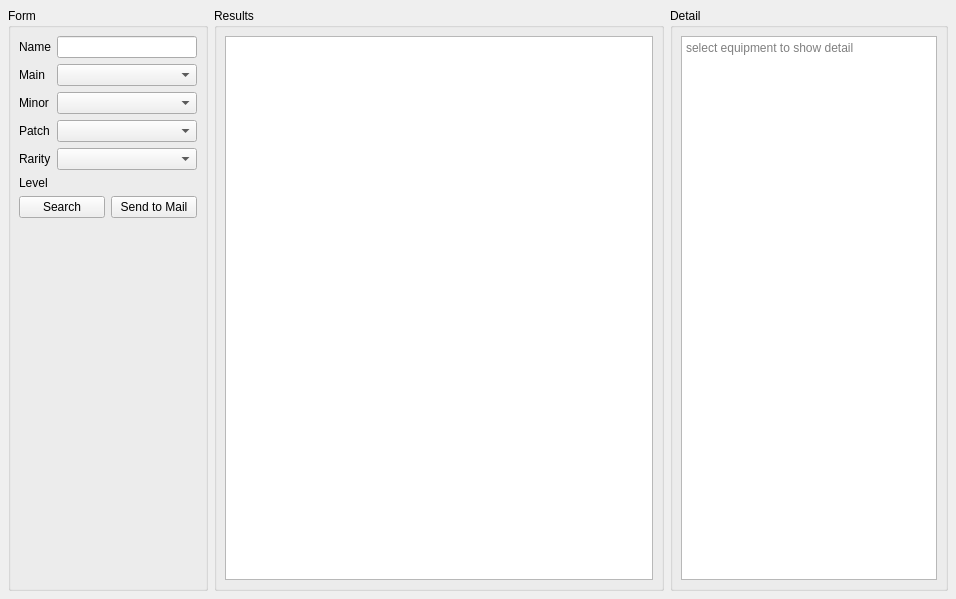
<?xml version="1.0" encoding="UTF-8"?>
<ui version="4.0">
 <class>equipment_search</class>
 <widget class="QWidget" name="equipment_search">
  <property name="geometry">
   <rect>
    <x>0</x>
    <y>0</y>
    <width>956</width>
    <height>599</height>
   </rect>
  </property>
  <property name="windowTitle">
   <string>Form</string>
  </property>
  <layout class="QHBoxLayout" name="horizontalLayout">
   <property name="leftMargin">
    <number>8</number>
   </property>
   <property name="topMargin">
    <number>8</number>
   </property>
   <property name="rightMargin">
    <number>8</number>
   </property>
   <property name="bottomMargin">
    <number>8</number>
   </property>
   <item>
    <widget class="QGroupBox" name="search_form">
     <property name="sizePolicy">
      <sizepolicy hsizetype="Fixed" vsizetype="Preferred">
       <horstretch>0</horstretch>
       <verstretch>0</verstretch>
      </sizepolicy>
     </property>
     <property name="minimumSize">
      <size>
       <width>200</width>
       <height>0</height>
      </size>
     </property>
     <property name="maximumSize">
      <size>
       <width>200</width>
       <height>16777215</height>
      </size>
     </property>
     <property name="baseSize">
      <size>
       <width>240</width>
       <height>0</height>
      </size>
     </property>
     <property name="title">
      <string>Form</string>
     </property>
     <layout class="QFormLayout" name="formLayout">
      <property name="leftMargin">
       <number>8</number>
      </property>
      <property name="topMargin">
       <number>8</number>
      </property>
      <property name="rightMargin">
       <number>8</number>
      </property>
      <property name="bottomMargin">
       <number>8</number>
      </property>
      <item row="0" column="0">
       <widget class="QLabel" name="name_label">
        <property name="text">
         <string>Name</string>
        </property>
       </widget>
      </item>
      <item row="0" column="1">
       <widget class="QLineEdit" name="name_line_edit"/>
      </item>
      <item row="1" column="0">
       <widget class="QLabel" name="main_label">
        <property name="text">
         <string>Main</string>
        </property>
       </widget>
      </item>
      <item row="1" column="1">
       <widget class="QComboBox" name="main_combox"/>
      </item>
      <item row="2" column="0">
       <widget class="QLabel" name="minor_label">
        <property name="text">
         <string>Minor</string>
        </property>
       </widget>
      </item>
      <item row="2" column="1">
       <widget class="QComboBox" name="minor_combox"/>
      </item>
      <item row="3" column="0">
       <widget class="QLabel" name="patch_label">
        <property name="text">
         <string>Patch</string>
        </property>
       </widget>
      </item>
      <item row="3" column="1">
       <widget class="QComboBox" name="patch_combox"/>
      </item>
      <item row="4" column="0">
       <widget class="QLabel" name="rarity_label">
        <property name="text">
         <string>Rarity</string>
        </property>
       </widget>
      </item>
      <item row="4" column="1">
       <widget class="QComboBox" name="rarity_combox"/>
      </item>
      <item row="5" column="0">
       <widget class="QLabel" name="level_label">
        <property name="text">
         <string>Level</string>
        </property>
       </widget>
      </item>
      <item row="5" column="1">
       <widget class="RangedSpinBox" name="ranged_spinbox" native="true">
        <property name="sizePolicy">
         <sizepolicy hsizetype="Expanding" vsizetype="Fixed">
          <horstretch>0</horstretch>
          <verstretch>0</verstretch>
         </sizepolicy>
        </property>
       </widget>
      </item>
      <item row="6" column="0" colspan="2">
       <widget class="QWidget" name="widget" native="true">
        <layout class="QHBoxLayout" name="horizontalLayout_2">
         <property name="leftMargin">
          <number>0</number>
         </property>
         <property name="topMargin">
          <number>0</number>
         </property>
         <property name="rightMargin">
          <number>0</number>
         </property>
         <property name="bottomMargin">
          <number>0</number>
         </property>
         <item>
          <widget class="QPushButton" name="search_btn">
           <property name="text">
            <string>Search</string>
           </property>
          </widget>
         </item>
         <item>
          <widget class="QPushButton" name="submit_btn">
           <property name="text">
            <string>Send to Mail</string>
           </property>
          </widget>
         </item>
        </layout>
       </widget>
      </item>
     </layout>
    </widget>
   </item>
   <item>
    <widget class="QGroupBox" name="search_results">
     <property name="title">
      <string>Results</string>
     </property>
     <layout class="QVBoxLayout" name="verticalLayout">
      <property name="leftMargin">
       <number>8</number>
      </property>
      <property name="topMargin">
       <number>8</number>
      </property>
      <property name="rightMargin">
       <number>8</number>
      </property>
      <property name="bottomMargin">
       <number>8</number>
      </property>
      <item>
       <widget class="QTableView" name="result_table_view">
        <property name="selectionMode">
         <enum>QAbstractItemView::SelectionMode::SingleSelection</enum>
        </property>
        <property name="selectionBehavior">
         <enum>QAbstractItemView::SelectionBehavior::SelectRows</enum>
        </property>
        <property name="sortingEnabled">
         <bool>true</bool>
        </property>
       </widget>
      </item>
     </layout>
    </widget>
   </item>
   <item>
    <widget class="QGroupBox" name="detail">
     <property name="title">
      <string>Detail</string>
     </property>
     <layout class="QVBoxLayout" name="verticalLayout_2">
      <property name="leftMargin">
       <number>8</number>
      </property>
      <property name="topMargin">
       <number>8</number>
      </property>
      <property name="rightMargin">
       <number>8</number>
      </property>
      <property name="bottomMargin">
       <number>8</number>
      </property>
      <item>
       <widget class="QTextEdit" name="detail_text_edit">
        <property name="sizePolicy">
         <sizepolicy hsizetype="Fixed" vsizetype="Expanding">
          <horstretch>0</horstretch>
          <verstretch>0</verstretch>
         </sizepolicy>
        </property>
        <property name="baseSize">
         <size>
          <width>240</width>
          <height>0</height>
         </size>
        </property>
        <property name="horizontalScrollBarPolicy">
         <enum>Qt::ScrollBarPolicy::ScrollBarAsNeeded</enum>
        </property>
        <property name="readOnly">
         <bool>true</bool>
        </property>
        <property name="placeholderText">
         <string>select equipment to show detail</string>
        </property>
       </widget>
      </item>
     </layout>
    </widget>
   </item>
  </layout>
 </widget>
 <customwidgets>
  <customwidget>
   <class>RangedSpinBox</class>
   <extends>QWidget</extends>
   <header>ui.widgets.ranged_spin_box</header>
  </customwidget>
 </customwidgets>
 <resources/>
 <connections/>
</ui>
